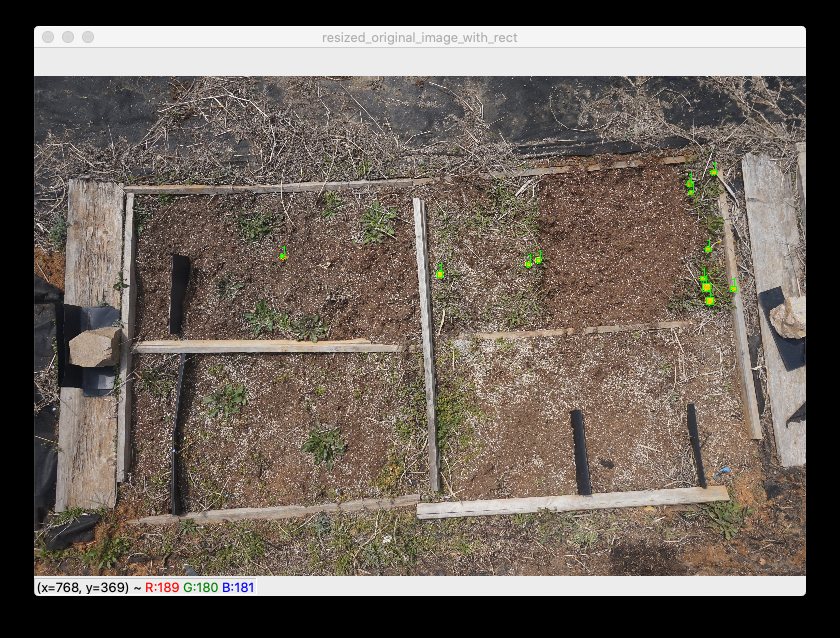
#> input picture example1.png, 840 x 638 px
$ python -i color_space.py   (imports and definitions only)
#> lines starting #> are read from the running program, lines starting #| are printed output that depends on the picture; after the words box and inside, x2 and y2 are one past the last pixel; in counts of white or black regions, pixels touching at a corner belong together
from typing import Tuple, List

import csv
import numpy as np
import cv2
import math

class ClusterInfo:
    def __init__(self):
        self.l = math.inf
        self.r = -math.inf
        self.u = math.inf
        self.d = -math.inf

        self.dandalion_number = 1

        self.pixel_list = []

    @property
    def pixel_num(self) -> int:
        return len(self.pixel_list)

    @property
    def minimum_bounding_box_area(self) -> int:
        return (self.r - self.l + 1) * (self.d - self.u + 1)

    def update_l_r_u_d_by_coordinate(
        self,
        coordinate: Tuple[int, int]
    ) -> None:
        r, c = coordinate

        self.l = min(self.l, c)
        self.r = max(self.r, c)
        self.u = min(self.u, r)
        self.d = max(self.d, r)

    def append_pixel(self, coordinate: Tuple[int, int]) -> None:
        self.pixel_list.append(coordinate)

def _dfs(
    r,
    c,
    np_array,
    visited,
    total_row,
    total_column,
    cluster_info
) -> None:
    if r < 0 or \
        c < 0 or \
        r >= total_row or \
        c >= total_column or \
        np.any(np_array[r][c]) is np.False_ or \
        visited[r][c] is True:
            return

    visited[r][c] = True

    coordinate = (r, c)
    cluster_info.update_l_r_u_d_by_coordinate(coordinate)
    cluster_info.append_pixel(coordinate)

    direction_list = [
        (-1, 0),
        (1, 0),
        (0, 1),
        (0, -1)
    ]

    for direction in direction_list:
        row_direction, column_direction = direction

        next_row = r + row_direction
        next_column = c + column_direction

        _dfs(next_row, next_column, np_array, visited, total_row, total_column, cluster_info)

def _number_of_cluster(
    np_array,
    minimum_pixel_threshold=None
) -> Tuple[int, List[dict]]:
    total_row, total_column, _ = np_array.shape

    visited = [ [ False for _ in range(total_column) ] for _ in range(total_row) ]
    cluster_info_list = []

    number = 0

    for r in range(total_row):
        for c in range(total_column):
            if np.any(np_array[r][c]) is np.True_ and visited[r][c] is False:
                cluster_info = ClusterInfo()
                _dfs(
                    r,
                    c,
                    np_array,
                    visited,
                    total_row,
                    total_column,
                    cluster_info
                )

                # TODO: add threshold here?
                if minimum_pixel_threshold is not None and cluster_info.pixel_num <= minimum_pixel_threshold:
                    continue
                number += 1
                cluster_info_list.append(cluster_info)

    return number, cluster_info_list

def get_dandalion_number(
    file_path: str,
    lower_yellow=(20, 120, 120),
    upper_yellow=(30, 255, 255),
    show_picture=False,
    minimum_pixel_threshold=None,
    pixel_num_bounding_box_area_ratio_threshold=0.7,
    suspected_overlapped_cluster_size_ratio=1.6,
    definite_overlapped_cluster_size_ratio=2.0,
) -> int:
#> called with file_path = 'example1.png', lower_yellow = (20, 120, 120), upper_yellow = (30, 255, 255), show_picture = False, pixel_num_bounding_box_area_ratio_threshold = 0.7, suspected_overlapped_cluster_size_ratio = 1.6, definite_overlapped_cluster_size_ratio = 2
    ROW, COLUMN = 772, 500

    original_image = cv2.imread(file_path)
#> original_image is the input picture: shape (638, 840, 3); mean B, G, R 91, 99, 108.6
    resized_original_image = cv2.resize(original_image, (ROW, COLUMN))
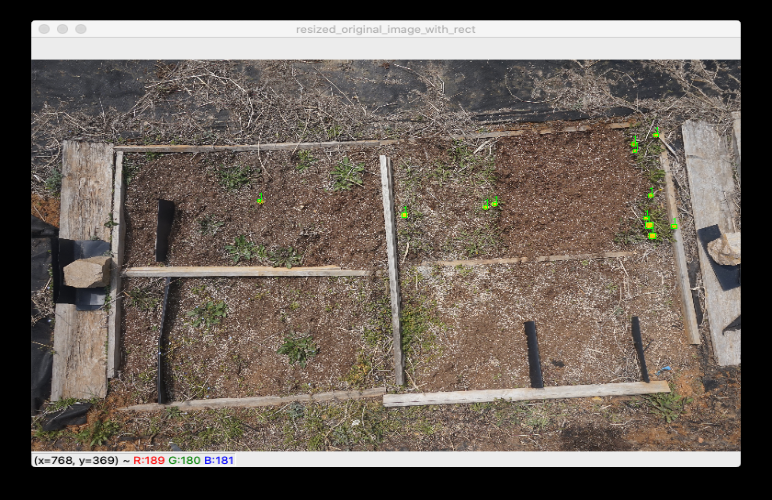
#> resized_original_image: shape (500, 772, 3); mean B, G, R 90.9, 98.9, 108.5

    # extract yellow regions
    hsv_image = cv2.cvtColor(
        resized_original_image,
        cv2.COLOR_BGR2HSV
    )
#> hsv_image: shape (500, 772, 3); mean H, S, V 18.2, 40.7, 109.2

    mask_image = cv2.inRange(
        hsv_image,
        lower_yellow,
        upper_yellow
    )
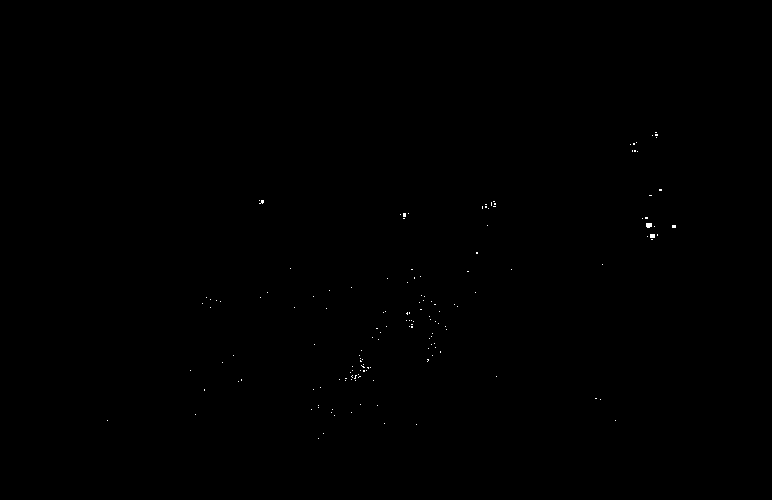
#> mask_image: shape (500, 772); 0.08% white in thin lines or dots, all inside (x1, y1, x2, y2) = (107, 132, 676, 439)

    binary_image = cv2.bitwise_and(
        resized_original_image,
        resized_original_image,
        mask=mask_image
    )

    # yellow to binary

    # noize canceling
    kernel = np.ones((2, 2), np.uint8)

    for _ in range(10):
        noize_canceled_image = cv2.morphologyEx(binary_image, cv2.MORPH_OPEN, kernel)

    kernel = np.ones((3, 3), np.uint8)

    for _ in range(10):
        noize_canceled_image = cv2.morphologyEx(binary_image, cv2.MORPH_OPEN, kernel)

    total_cluster_num, cluster_info_list = _number_of_cluster(
        noize_canceled_image,
        minimum_pixel_threshold=minimum_pixel_threshold
    )
#> after the loop in _number_of_cluster, `for r in range(total_row):`: cluster_info_list = 5 items; number = 5
#> total_cluster_num = 5; cluster_info_list = 5 items

    sorted_cluster_info_list_by_pixel_num = sorted(
        cluster_info_list,
        key=lambda cluster_info: cluster_info.pixel_num
    )
#> sorted_cluster_info_list_by_pixel_num = 5 items
    median_pixel_num = sorted_cluster_info_list_by_pixel_num[len(sorted_cluster_info_list_by_pixel_num)//2] \
                            .pixel_num
#> median_pixel_num = 12

    def is_overlapped(
        cluster_info: ClusterInfo,
        median_pixel_num: int
    ) -> bool:
        threshold = 100
        if cluster_info.pixel_num >= max(2*median_pixel_num, threshold):
            return True

        pixel_num = cluster_info.pixel_num
        pixel_num_bounding_box_area_ratio = round(pixel_num / cluster_info.minimum_bounding_box_area * 100) / 100
        if cluster_info.pixel_num >= suspected_overlapped_cluster_size_ratio * median_pixel_num and \
            pixel_num_bounding_box_area_ratio <= pixel_num_bounding_box_area_ratio_threshold:

            return True

        return False


    answer = total_cluster_num
#> answer = 5
    overlapped_cluster_info_list = []
    if total_cluster_num >= 10:
        overlapped_cluster_info_list = [
            cluster_info for cluster_info in cluster_info_list
                if is_overlapped(cluster_info, median_pixel_num) is True
        ]

    for overlapped_cluster_info in overlapped_cluster_info_list:
        overlapped_cluster_num = max(round(overlapped_cluster_info.pixel_num/(0.9 * max(median_pixel_num, 50))), 2)
        answer += (overlapped_cluster_num - 1)

        overlapped_cluster_info.dandalion_number = overlapped_cluster_num
#> after the loop, answer = 5


    if show_picture is True:
        cv2.imshow('resized_original_image', resized_original_image)
        for cluster_info in sorted_cluster_info_list_by_pixel_num:
            l = cluster_info.l
            r = cluster_info.r
            u = cluster_info.u
            d = cluster_info.d

            ul, dr = (l, u), (r, d)
            color = (0, 255, 0)
            pixel_num = cluster_info.pixel_num

            cv2.rectangle(
                resized_original_image,
                ul,
                dr,
                color
            )
            # cv2.putText(
            #     resized_original_image,
            #     str(pixel_num),
            #     ul,
            #     cv2.FONT_HERSHEY_SIMPLEX,
            #     0.4,
            #     color
            # )
            cv2.putText(
                resized_original_image,
                str(cluster_info.dandalion_number),
                ul,
                cv2.FONT_HERSHEY_SIMPLEX,
                0.4,
                color
            )

            cv2.rectangle(
                noize_canceled_image,
                ul,
                dr,
                color
            )

            if round(pixel_num / cluster_info.minimum_bounding_box_area * 100) / 100 <= 0.7 and \
                cluster_info.pixel_num >= suspected_overlapped_cluster_size_ratio * median_pixel_num and \
                cluster_info.pixel_num < definite_overlapped_cluster_size_ratio * median_pixel_num:

                cv2.putText(
                    noize_canceled_image,
                    str(round(pixel_num / cluster_info.minimum_bounding_box_area * 100) / 100),
                    ul,
                    cv2.FONT_HERSHEY_SIMPLEX,
                    0.4,
                    color
                )
            print(pixel_num)
        print(f'median: {median_pixel_num}')
        print(f'total cluster number: {total_cluster_num}')
        print(f'adjusted total cluster number: {answer}')

        cv2.imshow('resized_original_image_with_rect', resized_original_image)
        # cv2.imshow('binary_image', binary_image)
        cv2.imshow('noize_canceled_image', noize_canceled_image)
        cv2.waitKey(0)
        cv2.destroyAllWindows()

    return answer

# [26 lines not run here, left out]

    # [11 lines of commented-out code are left out]

>>> result = get_dandalion_number('example1.png')
#> result = 5

$ run again, on example2.png
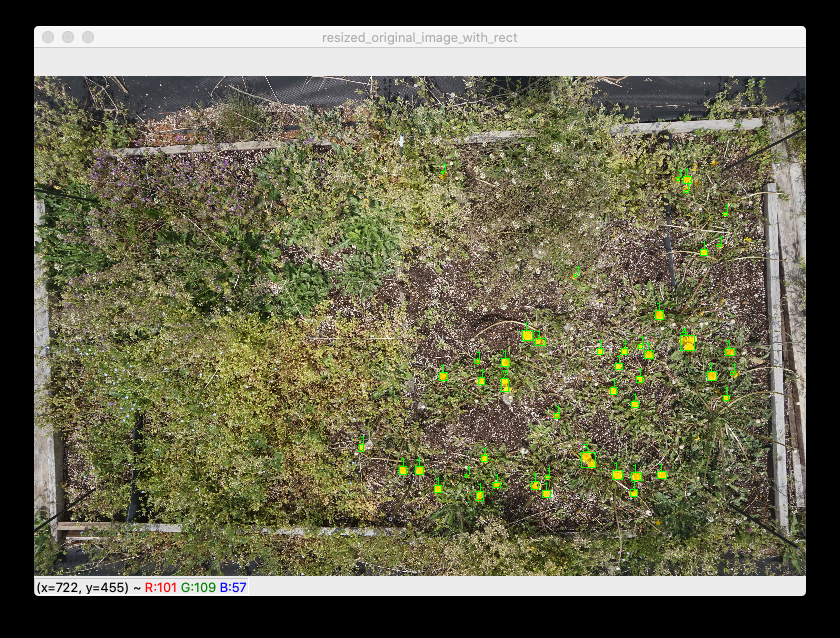
#> input picture example2.png, 840 x 638 px
#> in get_dandalion_number, original_image is the input picture: shape (638, 840, 3); mean B, G, R 79.7, 101.9, 103.9
#> hsv_image: shape (500, 772, 3); mean H, S, V 22.9, 62.4, 106.5
#> in get_dandalion_number, `mask_image = cv2.inRange( hsv_image, lower_yellow, upper_yellow )`:
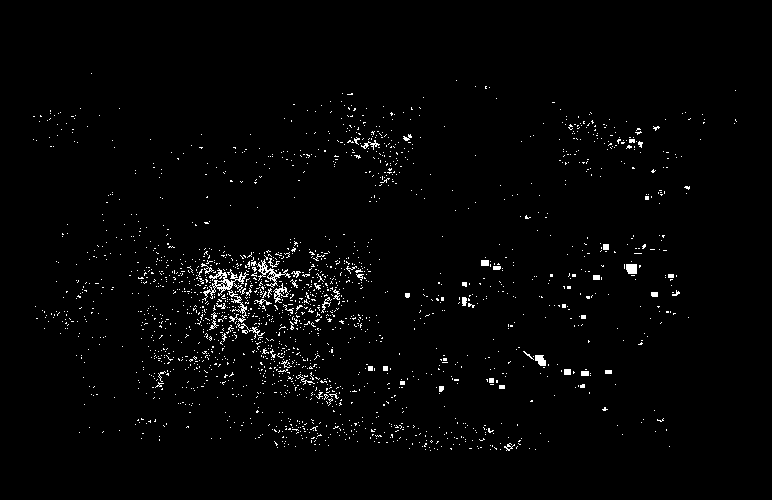
#> mask_image: shape (500, 772); 1.8% white in thin lines or dots, all inside (x1, y1, x2, y2) = (33, 73, 737, 451)
#> the loop in get_dandalion_number, `for _ in range(10):` made 10 passes
#> pass 1, in get_dandalion_number, `noize_canceled_image = cv2.morphologyEx(binary_image, cv2.MORPH_OPEN, ..`:
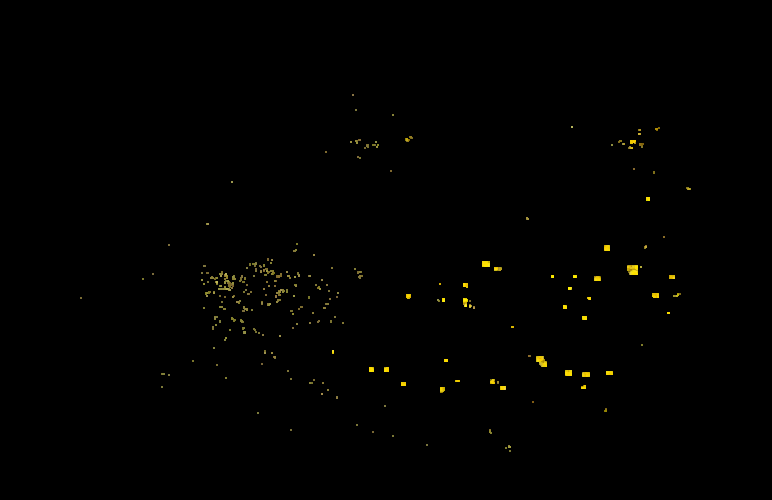
#> noize_canceled_image: shape (500, 772, 3); mean B, G, R 0.2, 0.9, 1.1
#> after the loop in _number_of_cluster, `for r in range(total_row):`: cluster_info_list = 41 items; number = 41
#> in get_dandalion_number, `total_cluster_num, cluster_info_list = _number_of_cluster( noize_cance..`: cluster_info_list = 41 items
#> median_pixel_num = 20
#> in get_dandalion_number, `answer = total_cluster_num`: answer = 41
#> overlapped_cluster_info_list = 1 item
#> the loop in get_dandalion_number, `for overlapped_cluster_info in overlapped_cluster_info_list:` made 1 pass
#> (overlapped_cluster_num, answer, overlapped_cluster_info.dandalion_number) on pass 1: (2, 42, 2)
#> after the loop in get_dandalion_number, `for overlapped_cluster_info in overlapped_cluster_info_list:`: answer = 42

$ run again, on example3.png
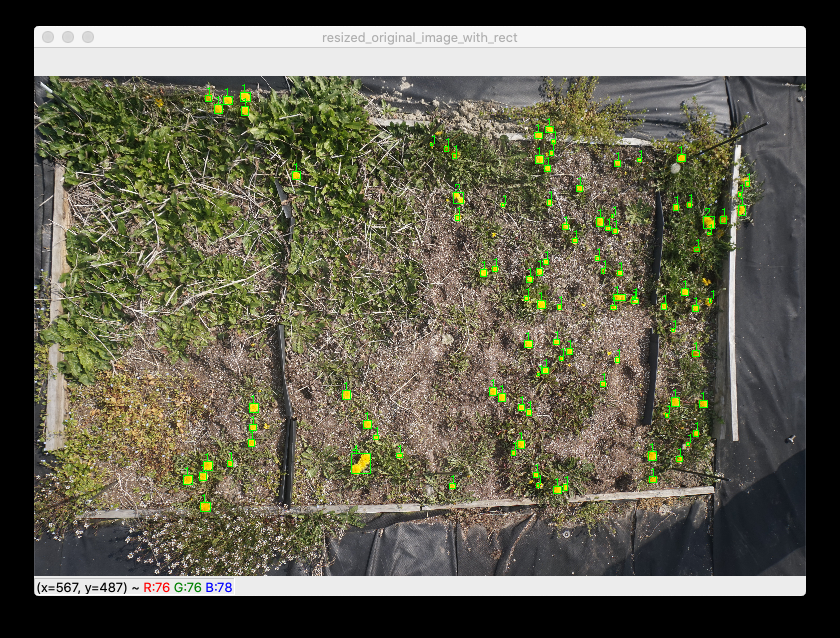
#> input picture example3.png, 840 x 638 px
#> in get_dandalion_number, original_image is the input picture: shape (638, 840, 3); mean B, G, R 80.5, 97, 98.7
#> hsv_image: shape (500, 772, 3); mean H, S, V 31.1, 52.4, 102.3
#> in get_dandalion_number, `mask_image = cv2.inRange( hsv_image, lower_yellow, upper_yellow )`:
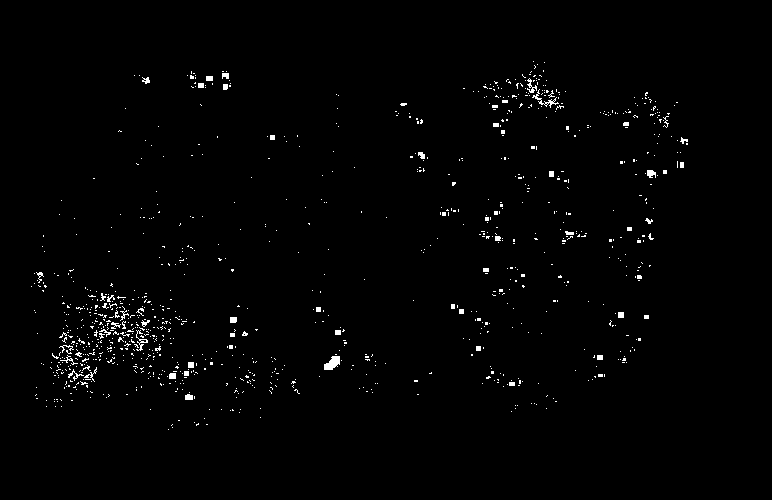
#> mask_image: shape (500, 772); 1.2% white in thin lines or dots, all inside (x1, y1, x2, y2) = (31, 61, 688, 430)
#> the loop in get_dandalion_number, `for _ in range(10):` made 10 passes
#> pass 1, in get_dandalion_number, `noize_canceled_image = cv2.morphologyEx(binary_image, cv2.MORPH_OPEN, ..`:
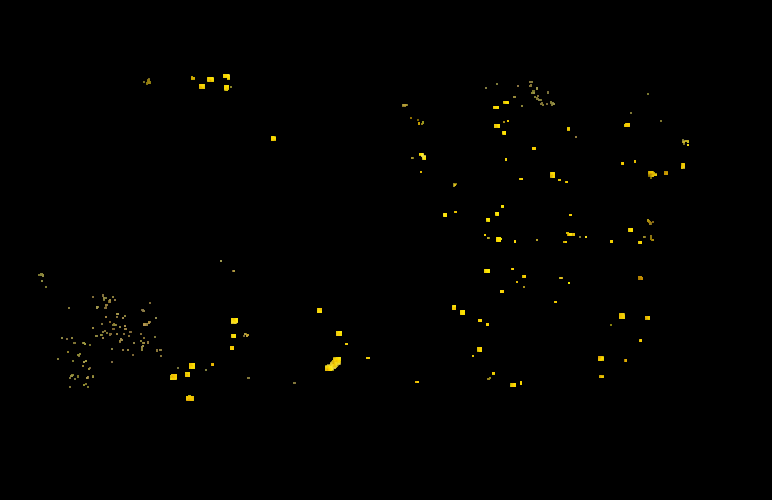
#> noize_canceled_image: shape (500, 772, 3); mean B, G, R 0.1, 1.1, 1.2
#> after the loop in _number_of_cluster, `for r in range(total_row):`: cluster_info_list = 66 items; number = 66
#> in get_dandalion_number, `total_cluster_num, cluster_info_list = _number_of_cluster( noize_cance..`: cluster_info_list = 66 items
#> median_pixel_num = 18
#> in get_dandalion_number, `answer = total_cluster_num`: answer = 66
#> overlapped_cluster_info_list = 2 items
#> the loop in get_dandalion_number, `for overlapped_cluster_info in overlapped_cluster_info_list:` made 2 passes
#> (overlapped_cluster_num, answer, overlapped_cluster_info.dandalion_number) on passes 1 to 2: (2, 67, 2), (3, 69, 3)
#> after the loop in get_dandalion_number, `for overlapped_cluster_info in overlapped_cluster_info_list:`: answer = 69

$ run again, on example4.png
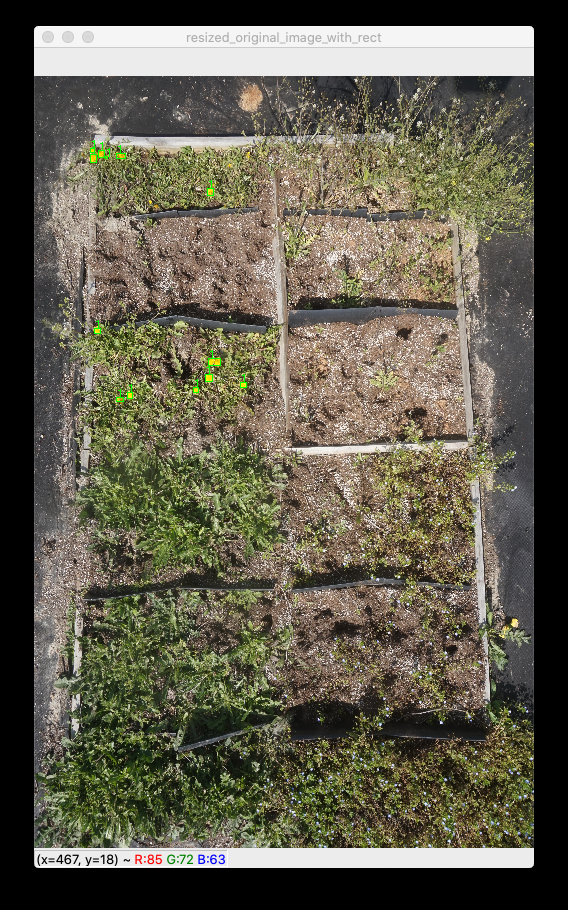
#> input picture example4.png, 568 x 910 px
#> in get_dandalion_number, original_image is the input picture: shape (910, 568, 3); mean B, G, R 77.3, 92.9, 96.9
#> in get_dandalion_number, `resized_original_image = cv2.resize(original_image, (ROW, COLUMN))`:
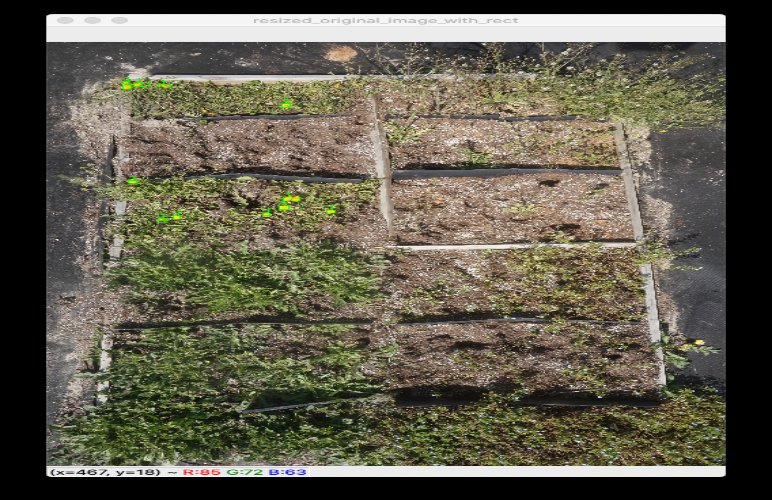
#> resized_original_image: shape (500, 772, 3); mean B, G, R 77.3, 93, 96.9
#> hsv_image: shape (500, 772, 3); mean H, S, V 24.3, 52.2, 99
#> in get_dandalion_number, `mask_image = cv2.inRange( hsv_image, lower_yellow, upper_yellow )`:
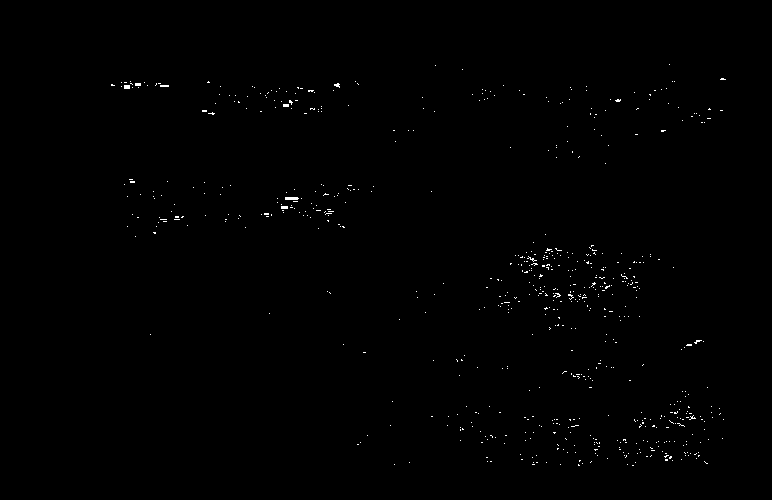
#> mask_image: shape (500, 772); 0.38% white in thin lines or dots, all inside (x1, y1, x2, y2) = (111, 64, 726, 466)
#> after the loop in _number_of_cluster, `for r in range(total_row):`: cluster_info_list = 6 items; number = 6
#> in get_dandalion_number, `total_cluster_num, cluster_info_list = _number_of_cluster( noize_cance..`: cluster_info_list = 6 items
#> median_pixel_num = 21
#> in get_dandalion_number, `answer = total_cluster_num`: answer = 6
